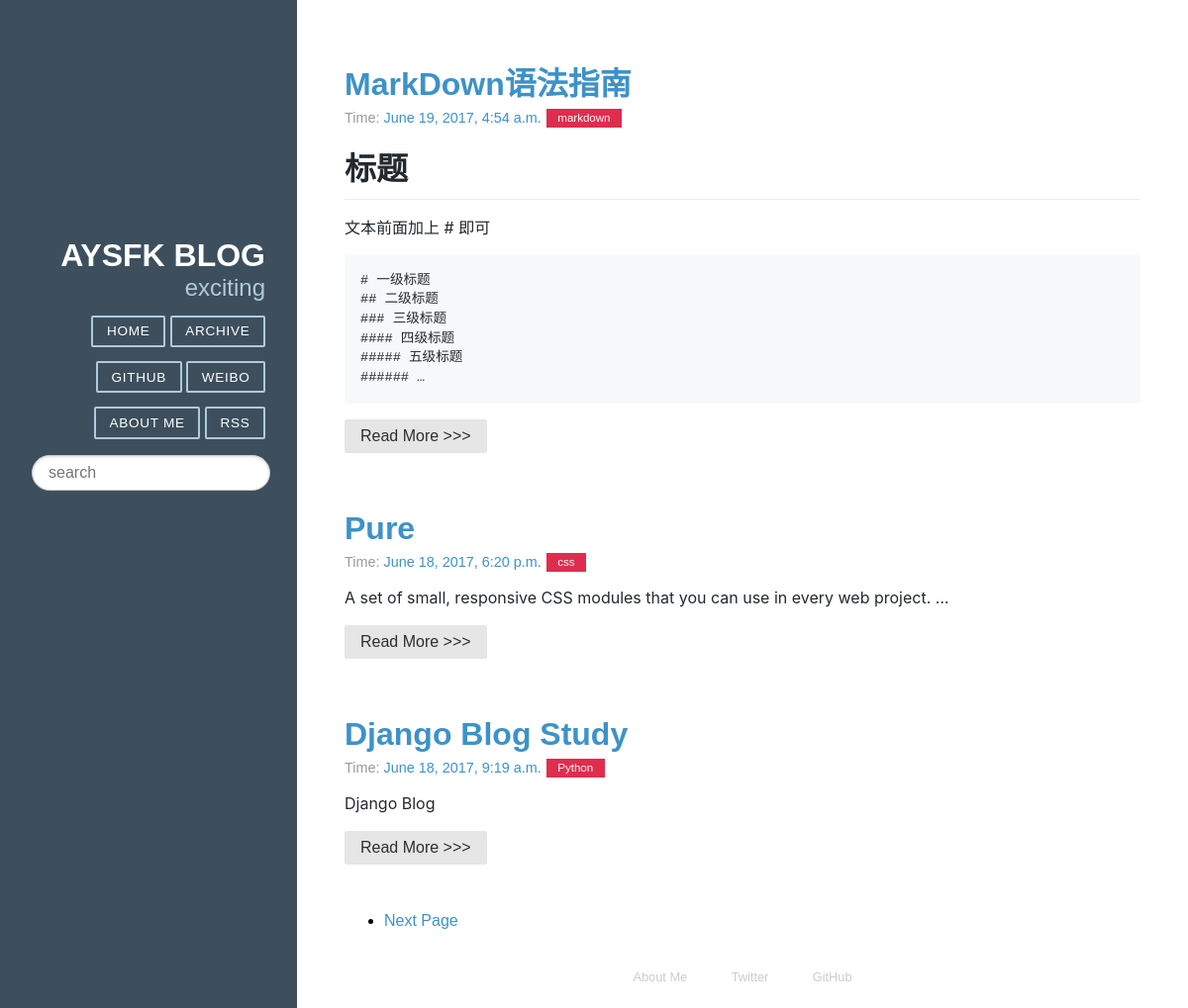
Before: / with the older database file.
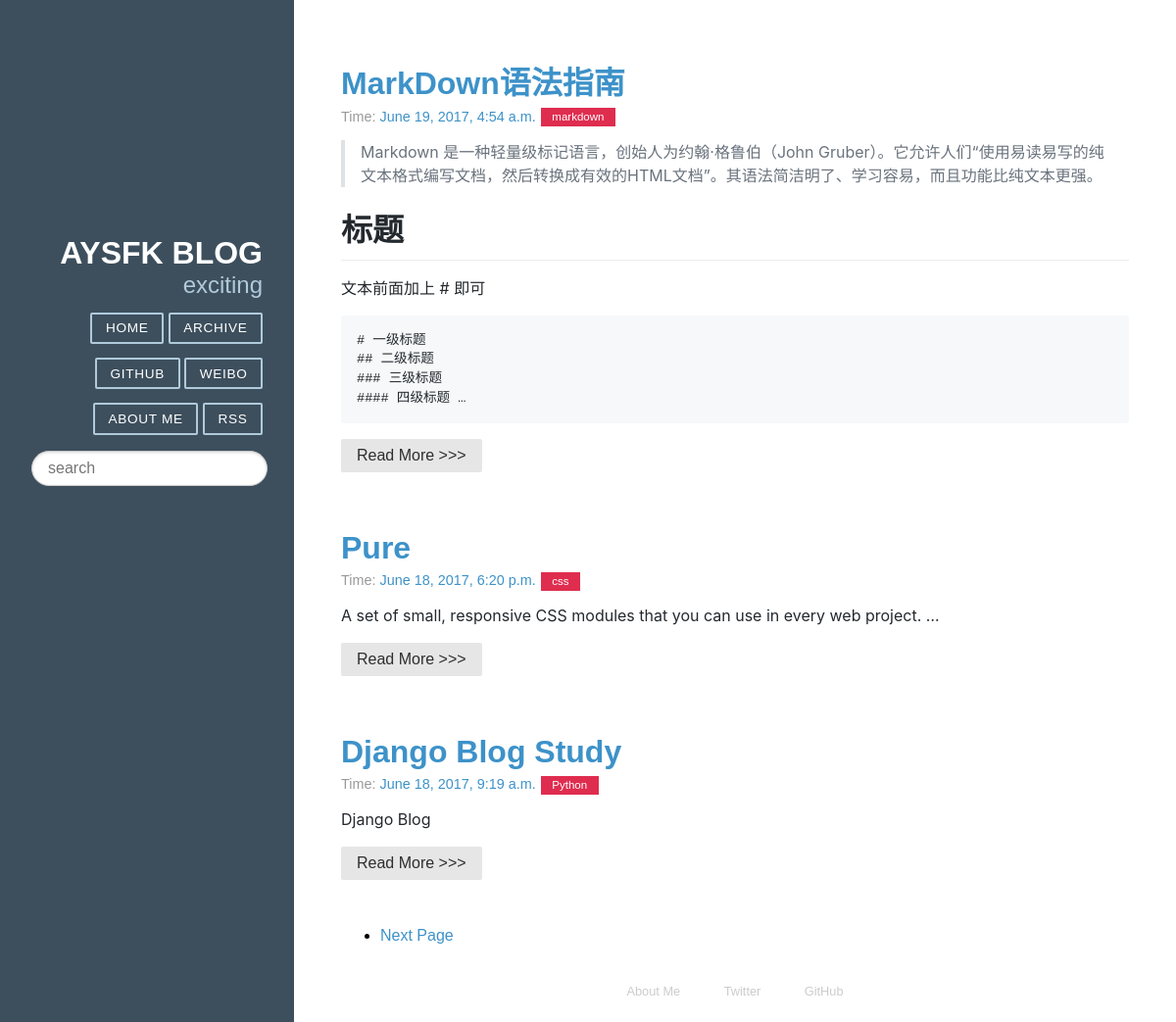
After: the same page with the newer database file.
### article/models.py (models this page shows, shortened)
class Article(models.Model) :
    title = models.CharField(max_length = 100)
    category = models.CharField(max_length = 50, blank = True)
    date_time = models.DateTimeField(auto_now_add = True)
    content = models.TextField(blank = True, null = True)
    class Meta:
        ordering = ['-date_time']

### article/views.py (the view)
# urls.py: 2. Add a URL to urlpatterns:  url(r'^$', views.home, name='home')
def home(request):
	posts = Article.objects.all()
	paginator = Paginator(posts, 3)
	page = request.GET.get('page')
	try:
		post_list = paginator.page(page)
	except PageNotAnInteger:
		post_list = paginator.page(1)
	except EmptyPage:
		post_list = paginator.paginator(paginator.num_pages)
	return render(request, 'home.html', {'post_list': post_list})

### article/templatetags/custom_markdown.py (called while the page is built)
@register.filter(is_safe=True)
@stringfilter
def custom_markdown(value):
	return mark_safe(markdown.markdown(value,
		extensions = ['markdown.extensions.fenced_code', 'markdown.extensions.codehilite', 'markdown.extensions.tables',],
		safe_mode=True,
		enable_attributes=False))

### templates/home.html (shortened to what this page needs)
{% extends "base.html" %}
{% load custom_markdown %}
{% block content %}
<div class="posts">
    {% for post in post_list %}
        <section class="post">
            <header class="post-header">
                <h2 class="post-title"><a href="{% url "detail" id=post.id %}">{{ post.title }}</a></h2>
                    <p class="post-meta">
                        Time:
						<a class="post-author" href="#">{{ post.date_time }}</a>
						<a class="post-category post-category-js" href="{% url "search_tag" tag=post.category %}">{{ post.category }}</a>
                    </p>
            </header>
                <div class="markdown-body">
                    <p>
                        {{ post.content|custom_markdown|truncatewords_html:15 }}
                    </p>
                </div>
				<a class="pure-button" href="{% url "detail" id=post.id %}">Read More >>> </a>
        </section>
    {% endfor %}
	{% if post_list.object_list and post_list.paginator.num_pages > 1 %}
		<div>
			<ul class="pager">
				{% if post_list.has_next %}
					<li><a href="?page={{post_list.next_page_number}}">Next Page</a>
					</li>
				{% endif %}
			</ul>
		</div>
	{% endif %}
</div>
{% endblock %}

### templates/base.html (shortened to what this page needs)
{% load custom_markdown %}
{% load static %}
<html lang="en">
	<head>
	    <link rel="stylesheet" href="{% static '/css/pure-min.css' %}">
	    <link rel="stylesheet" href="{% static '/css/grids-responsive-min.css' %}">
	    <link rel="stylesheet" href="{% static '/css/blog.css' %}">
        <link rel="stylesheet" href="{% static '/css/github-markdown.css' %}">
        <link rel="stylesheet" href="{% static '/css/codehilite.css' %}">
	</head>
	<body>
		<div id="layout" class="pure-g">
    	<div class="sidebar pure-u-1 pure-u-md-1-4">
       		 <div class="header">
       		     <h1 class="brand-title">AysFK Blog</h1>
       		     <h2 class="brand-tagline">exciting</h2>
       		     <nav class="nav">
       		         <ul class="nav-list">
       		             <li class="nav-item">
       		                 <a class="button-success pure-button" href="/">Home</a>
       		             </li>
       		             <li class="nav-item">
       		                 <a class="button-success pure-button" href="/archives">Archive</a>
       		             </li>
       		             <li class="nav-item">
       		                 <a class="pure-button" href="https://github.com/AysFK">Github</a>
       		             </li>
       		             <li class="nav-item">
       		                 <a class="button-error pure-button" href="#">Weibo</a>
       		             </li>
       		             <li class="nav-item">
       		                 <a class="button-success pure-button" href="/">About Me</a>
       		             </li>
	   		 			<li class="nav-item">
	   		 				<a class="button-success pure-button" href="{% url "RSS" %}">RSS</a>
	   		 			</li>
	   		 		</ul>
	   		 		<ul class="nav-list">
	   		 			<li class="nav-item">
	   		 	   		<form class="pure-form" action="/search/" method="get">
	   		 			<input class="pure-input-rounded" type ="text" name="s" placeholder="search">
	   		 			</form>
	   		 			</li>
	   		 		</ul>
       		     </nav>
       		 </div>
    	</div>
    <div class="content pure-u-1 pure-u-md-3-4">
            {% block content %}
            {% endblock %}
		<div>
            <div class="footer">
                <div class="pure-menu pure-menu-horizontal pure-menu-open">
                    <ul>
                        <li><a href="https://github.com/AysFK">About Me</a></li>
                        <li><a href="#">Twitter</a></li>
                        <li><a href="http://github.com/yahoo/pure/">GitHub</a></li>
                    </ul>
                </div>
            </div>
        </div>
    </div>
</div>
	</body>
</html>

### static/css/pure-min.css (style rules this page uses)
article,aside,details,figcaption,figure,footer,header,hgroup,main,nav,section,summary { display:block }
html { font-size:100%;-ms-text-size-adjust:100%;-webkit-text-size-adjust:100% }
html,button,input,select,textarea { font-family:sans-serif }
body { margin:0 }
h1 { font-size:2em;margin:.67em 0 }
h2 { font-size:1.5em;margin:.83em 0 }
blockquote { margin:1em 40px }
p,pre { margin:1em 0 }
code,kbd,pre,samp { font-family:monospace,serif;_font-family:'courier new',monospace;font-size:1em }
pre { white-space:pre;white-space:pre-wrap;word-wrap:break-word }
dl,menu,ol,ul { margin:1em 0 }
menu,ol,ul { padding:0 0 0 40px }
nav ul,nav ol { list-style:none;list-style-image:none }
form { margin:0 }
button,input,select,textarea { font-size:100%;margin:0;vertical-align:baseline;*vertical-align:middle }
button,input { line-height:normal }
.pure-g { letter-spacing:-.31em;*letter-spacing:normal;*word-spacing:-.43em;text-rendering:optimizespeed;font-family:FreeSans,Arimo,"Droid Sans",Helvetica,Arial,sans-serif;display:-webkit-flex;-webkit-flex-flow:row wrap;display:-ms-flexbox;-ms-flex-flow:row wrap }
.pure-g [class *="pure-u"] { font-family:sans-serif }
.pure-u-1,.pure-u-1-1,.pure-u-1-2,.pure-u-1-3,.pure-u-2-3,.pure-u-1-4,.pure-u-3-4,.pure-u-1-5,.pure-u-2-5,.pure-u-3-5,.pure-u-4-5,.pure-u-5-5,.pure-u-1-6,.pure-u-5-6,.pure-u-1-8,.pure-u-3-8,.pure-u-5-8,.pure-u-7-8,.pure-u-1-12,.pure-u-5-12,.pure-u-7-12,.pure-u-11-12,.pure-u-1-24,.pure-u-2-24,.pure-u-3-24,.pure-u-4-24,.pure-u-5-24,.pure-u-6-24,.pure-u-7-24,.pure-u-8-24,.pure-u-9-24,.pure-u-10-24,.pure-u-11-24,.pure-u-12-24,.pure-u-13-24,.pure-u-14-24,.pure-u-15-24,.pure-u-16-24,.pure-u-17-24,.pure-u-18-24,.pure-u-19-24,.pure-u-20-24,.pure-u-21-24,.pure-u-22-24,.pure-u-23-24,.pure-u-24-24 { display:inline-block;*display:inline;zoom:1;letter-spacing:normal;word-spacing:normal;vertical-align:top;text-rendering:auto }
.pure-u-1,.pure-u-1-1,.pure-u-5-5,.pure-u-24-24 { width:100% }
.pure-button { display:inline-block;*display:inline;zoom:1;line-height:normal;white-space:nowrap;vertical-align:baseline;text-align:center;cursor:pointer;-webkit-user-drag:none;-webkit-user-select:none;-moz-user-select:none;-ms-user-select:none;user-select:none }
.pure-button { font-family:inherit;font-size:100%;*font-size:90%;*overflow:visible;padding:.5em 1em;color:#444;color:rgba(0,0,0,.8);*color:#444;border:1px solid #999;border:0 rgba(0,0,0,0);background-color:#E6E6E6;text-decoration:none;border-radius:2px }
.pure-form input[type=text],.pure-form input[type=password],.pure-form input[type=email],.pure-form input[type=url],.pure-form input[type=date],.pure-form input[type=month],.pure-form input[type=time],.pure-form input[type=datetime],.pure-form input[type=datetime-local],.pure-form input[type=week],.pure-form input[type=number],.pure-form input[type=search],.pure-form input[type=tel],.pure-form input[type=color],.pure-form select,.pure-form textarea { padding:.5em .6em;display:inline-block;border:1px solid #ccc;box-shadow:inset 0 1px 3px #ddd;border-radius:4px;-webkit-box-sizing:border-box;-moz-box-sizing:border-box;box-sizing:border-box }
.pure-form input.pure-input-rounded,.pure-form .pure-input-rounded { border-radius:2em;padding:.5em 1em }
.pure-menu ul { position:absolute;visibility:hidden }
.pure-menu.pure-menu-open { visibility:visible;z-index:2;width:100% }
.pure-menu ul { left:-10000px;list-style:none;margin:0;padding:0;top:-10000px;z-index:1 }
.pure-menu>ul { position:relative }
.pure-menu-open>ul { left:0;top:0;visibility:visible }
.pure-menu li { position:relative }
.pure-menu a,.pure-menu .pure-menu-heading { display:block;color:inherit;line-height:1.5em;padding:5px 20px;text-decoration:none;white-space:nowrap }
.pure-menu.pure-menu-horizontal>ul { display:inline-block;*display:inline;zoom:1;vertical-align:middle }
.pure-menu li a { padding:5px 20px }
.pure-menu-horizontal li { display:inline-block;*display:inline;zoom:1;vertical-align:middle }
.pure-menu.pure-menu-open,.pure-menu.pure-menu-horizontal li .pure-menu-children { background:#fff;border:1px solid #b7b7b7 }
.pure-menu.pure-menu-horizontal,.pure-menu.pure-menu-horizontal .pure-menu-heading { border:0 }
.pure-menu a { border:1px solid transparent;border-left:0;border-right:0 }
.pure-menu a,.pure-menu .pure-menu-can-have-children>li:after { color:#777 }

Changed rows visible on the page:
changed Article "MarkDown语法指南": content|custom_markdown "标题 文本前面加上 # 即可 # 一级标题 ## 二级标题 ### 三级标题 #### 四级标题 ##### 五级标题 ###### …" → "Markdown 是一种轻量级标记语言，创始人为约翰·格鲁伯（John Gruber）。它允许人们“使用易读易写的纯文本格式编写文档，然后转换成有效的HTML文档”。其语法简洁明了、学习容易，而且功能比纯文本更强。 标题 文本前面加上 # 即可 # 一级标题 ## 二级标题 ### 三级标题 #### 四级标题 …"
